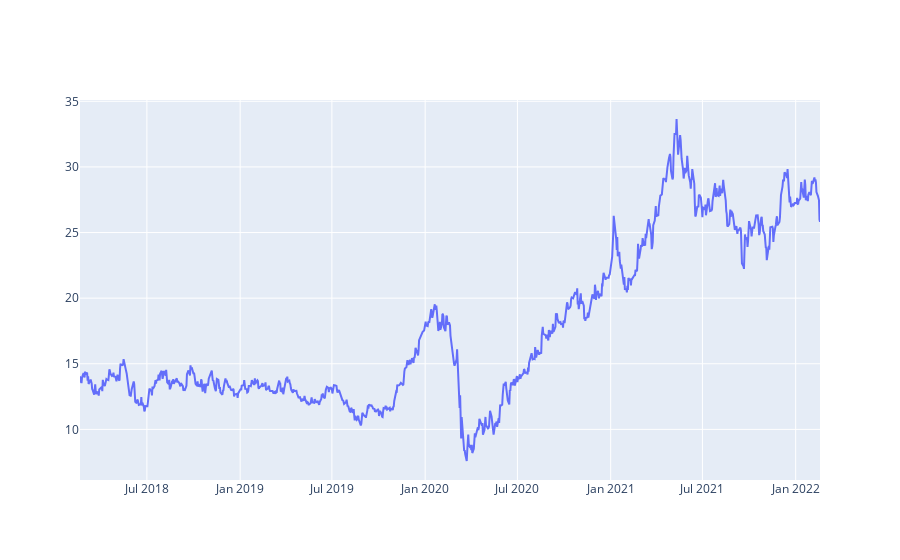

The cell this chart's notebook holds for it:
### Code cell
print(data)

# Plot stock performance data
fig = go.Figure([go.Scatter(x=history.index, y=history['adjclose'])])
fig.show()

### Figure 1 — Plotly figure (JSON) as saved in the notebook; plotly's stock layout.template omitted (floating-point values rounded to 4 significant figures; data arrays with more than 128 entries replaced by an {"elided": "..."} marker saying what was removed)
{"data": [{"type": "scatter", "x": {"elided": "992 str values"}, "y": {"elided": "992 float values"}}], "layout": {}}
